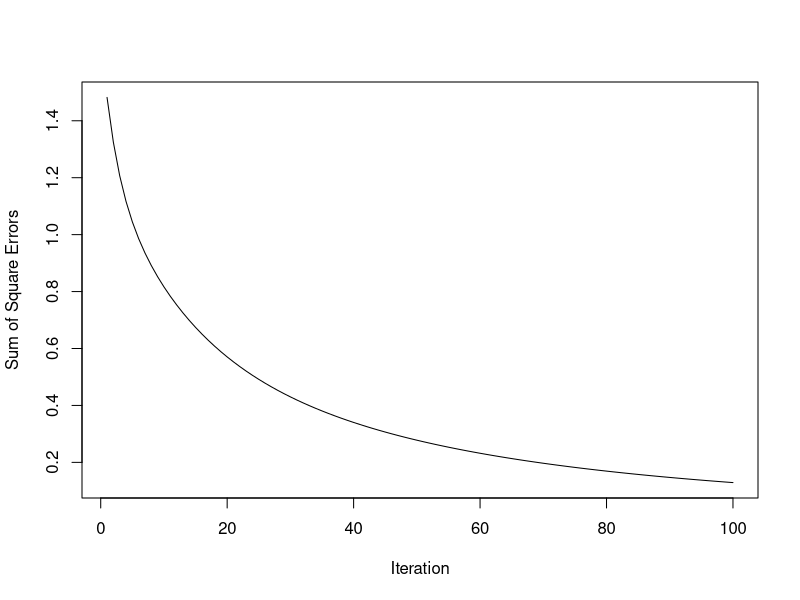

R code for this plot:

  
  perceptron <- function(X,Y,T,alpha){  
    
  
    N = nrow(X)  # NUMERO DE EXEMPLOS DE TREINAMENTO
    
    M = ncol(X)   
    
    # TRANSFORMAR DADOS DE TREINAMENTO PARA CONSIDERAR O BIAS COMO UM PESO
    
    X = cbind(X, rep(-1, N))
    
    # INICIALIA??O ALEATORIA DOS PESOS DA REDE COM VALORES ALEAT?RIOS ENTRE -1 E 1
    
    wt = as.matrix(runif(M+1,-1,1))
  
    list_sse = cbind()
    
    # CICLO DE APRENDIZADO
    
    for (t in 1:T){
      
      all_erros = cbind()
      
      for (j in 1:N){
        
        # EXEMPLO ATUAL 
        
          xj = X[j,]
        
          yj = Y[j]
        
          # CALCULO DA SOMA ACUMULADA DOS PESOS
          s = t(wt) %*% xj  
          
          # CALCULO DA SAIDA DO PECEPTRON COM FUN??O DE ATIVA??O SIGMOID  
          fj = 1/(1+exp(-s))  
          
          # CALCULO DO ERRO
          ej = yj - fj   
        
          all_erros = cbind(all_erros,ej)
        
          # REGRA DELTA
          wt = wt + as.numeric(alpha*ej) * xj   
        
      
          
      } # TERMINO DO CICLO
      
      sse_t = sum(all_erros^2)
      writeLines(sprintf("Itera??o: %d. Erro: %.2f.",t,sse_t))
      
      
      list_sse = cbind(list_sse,sse_t)  # SOMA ERROs QUADRADOS BNA ITERACAO t
      
    }  # TERMINO DO APRENDIZADO
  
    
    return(list(modelo = wt, erros = list_sse, sse = list_sse[T]))
    
  }  
    
  
  
  
  # DADOS DE TREINAMENTO PARA  PORTA LOGICA 'AND'
  
  X = matrix(0,4,2)
  
  X[1,] = c(0,0)
  X[2,] = c(0,1)
  X[3,] = c(1,0)
  X[4,] = c(1,1)
  
  Y =  as.matrix(c(0,0,0,1))
  
  # TREINAMENTO DO MODELO DURANTE 50 CICLOS E TAXA DE 0.2
  
  T = 100
  alpha = 0.2
  
  modelo = perceptron(X,Y,T,alpha)  
  
  # PLOT DOS ERROS POR ITERA??O 
  plot(1:T,modelo$erros,type = "l",xlab = "Iteration",ylab = "Sum of Square Errors")
  
  
  # FUN??O PARA TREINAMENTO DO MODELO DURANTE T ITERA??ES
        
        
        